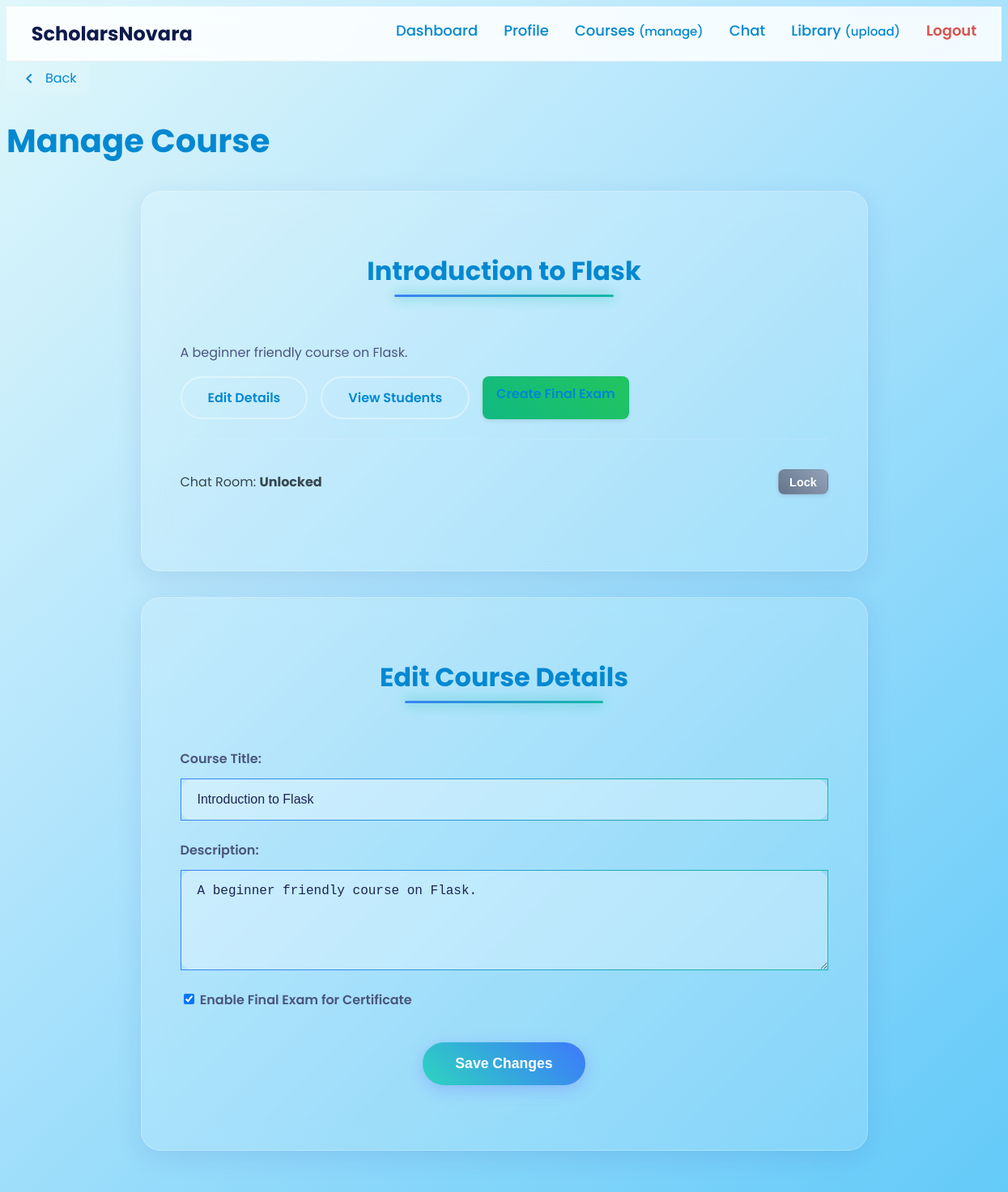
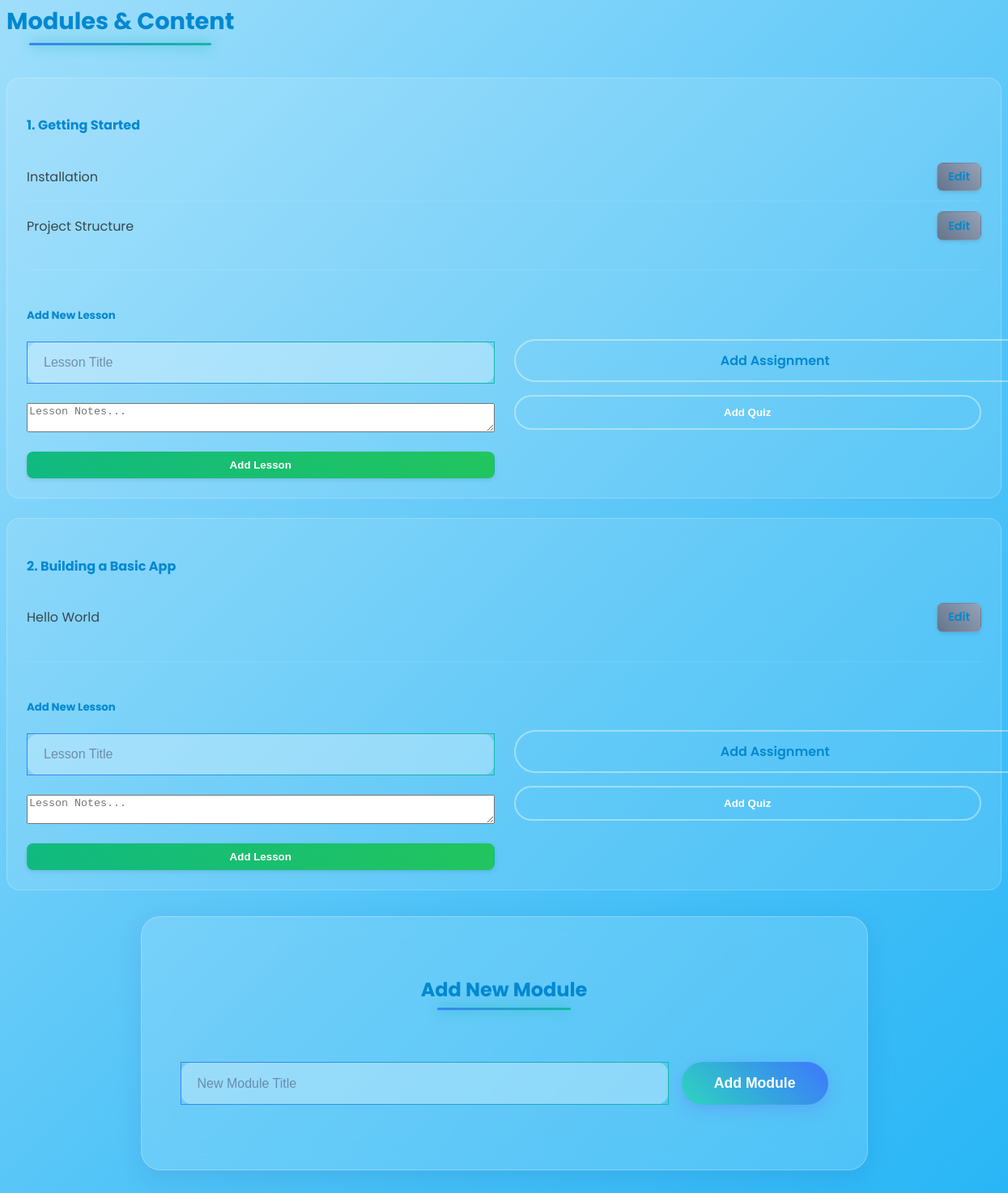
Page /instructor/course/1/manage (signed in) on the committed database (2 pictures, top to bottom).
### models.py (models this page shows, shortened)
class Course(db.Model):
    id = db.Column(db.Integer, primary_key=True)
    created_at = db.Column(db.DateTime, default=datetime.utcnow)
    instructor_id = db.Column(db.Integer, db.ForeignKey('user.id'), nullable=False)
    title = db.Column(db.String(150), nullable=False)
    description = db.Column(db.Text, nullable=True)
    category_id = db.Column(db.Integer, db.ForeignKey('category.id'), nullable=False)
    price_naira = db.Column(db.Integer, nullable=False)
    approved = db.Column(db.Boolean, default=False, nullable=False)
    cover_image = db.Column(db.String(150), nullable=True)
    bank_name = db.Column(db.String(100), nullable=True)
    account_number = db.Column(db.String(20), nullable=True)
    account_name = db.Column(db.String(100), nullable=True)
    extra_instructions = db.Column(db.Text, nullable=True)
    final_exam_enabled = db.Column(db.Boolean, default=True)
    modules = db.relationship('Module', backref='course', lazy='dynamic', cascade="all, delete-orphan")
    comments = db.relationship('Comment', backref='course', lazy='dynamic', cascade="all, delete-orphan")
    enrollments = db.relationship('Enrollment', back_populates='course', lazy='dynamic', cascade="all, delete-orphan")
    final_exam = db.relationship('FinalExam', backref='course', uselist=False, cascade="all, delete-orphan")
    chat_room = db.relationship('ChatRoom', backref='course_room', uselist=False, cascade="all, delete-orphan")

class Module(db.Model):
    id = db.Column(db.Integer, primary_key=True)
    course_id = db.Column(db.Integer, db.ForeignKey('course.id'), nullable=False)
    title = db.Column(db.String(150), nullable=False)
    order = db.Column(db.Integer, nullable=False)
    lessons = db.relationship('Lesson', backref='module', lazy='dynamic', cascade="all, delete-orphan")
    quiz = db.relationship('Quiz', backref='module', uselist=False, cascade="all, delete-orphan")
    assignment = db.relationship('Assignment', backref='module', uselist=False, cascade="all, delete-orphan")

class Lesson(db.Model):
    id = db.Column(db.Integer, primary_key=True)
    module_id = db.Column(db.Integer, db.ForeignKey('module.id'), nullable=False)
    title = db.Column(db.String(150), nullable=False)
    video_url = db.Column(db.String(255), nullable=True)
    drive_link = db.Column(db.String(255), nullable=True)
    notes = db.Column(db.Text, nullable=True)
    completions = db.relationship('LessonCompletion', backref='lesson', lazy='dynamic', cascade="all, delete-orphan")

### instructor_routes.py (the view)
@instructor_bp.route('/course/<int:course_id>/manage', methods=['GET'])
def manage_course(course_id):
    course = Course.query.get_or_404(course_id)
    if course.instructor_id != current_user.id:
        abort(403)
    return render_template('instructor/manage_course.html', course=course)

### instructor_routes.py (called while the page is built)
@instructor_bp.before_request
@login_required
def before_request():
    if current_user.role != 'instructor':
        abort(403) # Forbidden
    if not current_user.approved:
        abort(403)

### templates/instructor/manage_course.html (shortened to what this page needs)
{% extends "base.html" %}
{% block scripts %}
    <link rel="stylesheet" href="{{ url_for('static', filename='css/manage_course.css') }}">
{% endblock %}
{% block content %}
<div class="admin-container">
    <div class="admin-header">
        <a href="{{ url_for('instructor.dashboard') }}" class="back-button">
            <svg xmlns="http://www.w3.org/2000/svg" viewBox="0 0 24 24" fill="currentColor" width="24" height="24">
                <path d="M15.41 7.41L14 6l-6 6 6 6 1.41-1.41L10.83 12z"/>
            </svg>
            Back
        </a>
        <h1>Manage Course</h1>
    </div>
    <div class="form-container-glassy course-overview-card">
        <div class="form-header">
            <h2 class="form-title">{{ course.title }}</h2>
        </div>
        <p class="course-description">{{ course.description }}</p>
        <div class="course-actions">
            <a href="#edit-course-details" class="btn-secondary-glass">Edit Details</a>
            <a href="{{ url_for('instructor.enrolled_students', course_id=course.id) }}" class="btn-secondary-glass">View Students</a>
            {% if course.final_exam_enabled and not course.final_exam %}
                <a href="{{ url_for('instructor.create_exam_step_1', course_id=course.id) }}" class="btn-action btn-action-positive">Create Final Exam</a>
            {% elif course.final_exam %}
                <a href="{{ url_for('instructor.manage_exam', exam_id=course.final_exam.id) }}" class="btn-action btn-action-neutral">Manage Exam</a>
            {% endif %}
        </div>
        <div class="course-settings-flex">
            <p>
                Chat Room:
                <strong>
                    {% if course.chat_room and course.chat_room.is_locked %}Locked{% else %}Unlocked{% endif %}
                </strong>
            </p>
            <form action="{{ url_for('instructor.toggle_course_chat_lock', course_id=course.id) }}" method="post">
                <button type="submit" class="btn-action btn-action-neutral compact-btn">
                    {% if course.chat_room and course.chat_room.is_locked %}Unlock{% else %}Lock{% endif %}
                </button>
            </form>
        </div>
    </div>
    <div id="edit-course-details" class="form-container-glassy">
        <div class="form-header">
            <h2 class="form-title">Edit Course Details</h2>
        </div>
        <form action="{{ url_for('instructor.edit_course', course_id=course.id) }}" method="post">
            <div class="form-group">
                <label for="title">Course Title:</label>
                <input type="text" id="title" name="title" value="{{ course.title }}" required class="input-glassy">
            </div>
            <div class="form-group">
                <label for="description">Description:</label>
                <textarea id="description" name="description" rows="5" class="input-glassy">{{ course.description }}</textarea>
            </div>
            <div class="form-group">
                <div class="radio-group-glassy">
                    <input type="checkbox" name="final_exam_enabled" id="final_exam_enabled" {% if course.final_exam_enabled %}checked{% endif %}>
                    <label for="final_exam_enabled">Enable Final Exam for Certificate</label>
                </div>
            </div>
            <div class="form-actions">
                <button type="submit" class="btn-primary-glass">Save Changes</button>
            </div>
        </form>
    </div>
    <div class="modules-section">
        <div class="form-header" style="text-align: left; margin-bottom: 1.5rem;">
            <h2 class="form-title" style="font-size: 1.8rem;">Modules & Content</h2>
        </div>
        {% for module in course.modules.order_by('order') %}
        <div class="module-manage-item">
            <h4>{{ module.order }}. {{ module.title }}</h4>
            <ul class="lessons-list">
                {% for lesson in module.lessons %}
                <li>
                    <span>{{ lesson.title }}</span>
                    <a href="{{ url_for('instructor.edit_lesson', lesson_id=lesson.id) }}" class="btn-action btn-action-neutral compact-btn">Edit</a>
                </li>
                {% else %}
                <li class="empty-list-item">No lessons in this module yet.</li>
                {% endfor %}
            </ul>
            <div class="add-content-forms">
                <div class="add-lesson-form">
                    <h5>Add New Lesson</h5>
                    <form class="add-lesson-form-js" data-module-id="{{ module.id }}" action="{{ url_for('instructor.add_lesson', module_id=module.id) }}" method="post">
                        <div class="form-group">
                            <input type="text" name="title" placeholder="Lesson Title" required class="input-glassy">
                        </div>
                        <div class="form-group">
                            <textarea name="notes" id="editor-{{ module.id }}" class="ckeditor-textarea" placeholder="Lesson Notes..."></textarea>
                        </div>
                        <button type="submit" class="btn-action btn-action-positive full-width">Add Lesson</button>
                    </form>
                </div>
                <div class="add-assessment-buttons">
                    {% if module.assignment %}
                        <a href="{{ url_for('instructor.review_assignment_submissions', assignment_id=module.assignment.id) }}" class="btn-secondary-glass full-width">Review Assignment</a>
                    {% else %}
                        <a href="#add-assignment-{{module.id}}" class="btn-secondary-glass full-width">Add Assignment</a>
                    {% endif %}
                    {% if module.quiz %}
                        <a href="{{ url_for('instructor.manage_quiz', quiz_id=module.quiz.id) }}" class="btn-secondary-glass full-width">Manage Quiz</a>
                    {% else %}
                        <form action="{{ url_for('instructor.create_quiz', module_id=module.id) }}" method="post" style="display: contents;">
                            <button type="submit" class="btn-secondary-glass full-width">Add Quiz</button>
                        </form>
                    {% endif %}
                </div>
            </div>
        </div>
        {% else %}
        <p>No modules created yet.</p>
        {% endfor %}
        <div class="add-module-form form-container-glassy">
            <div class="form-header">
                <h3 class="form-title" style="font-size:1.5rem;">Add New Module</h3>
            </div>
            <form action="{{ url_for('instructor.add_module', course_id=course.id) }}" method="post" class="add-module-form-inner">
                <input type="text" name="title" placeholder="New Module Title" required class="input-glassy">
                <button type="submit" class="btn-primary-glass">Add Module</button>
            </form>
        </div>
    </div>
</div>
{% endblock %}

### static/css/forms.css (style rules this page uses)
.form-container-glassy { background: rgba(255, 255, 255, 0.15); backdrop-filter: blur(15px); -webkit-backdrop-filter: blur(15px); border: 1px solid rgba(255, 255, 255, 0.25); border-radius: 24px; padding: 3rem 3rem 5rem; max-width: 800px; margin: 2rem auto; box-shadow: 0 8px 32px rgba(31, 38, 135, 0.1); min-height: auto; }
.form-header { text-align: center; margin-bottom: 2.5rem; }
.form-title { font-size: 2.5rem; font-weight: 700; color: #1a2551; display: inline-block; position: relative; padding-bottom: 0.5rem; }
.form-title::after { content: ''; position: absolute; bottom: 0; left: 10%; right: 10%; height: 3px; background: linear-gradient(90deg, #3b82f6, #14b8a6); box-shadow: 0 0 15px #14b8a6; border-radius: 2px; }
.form-group { display: flex; flex-direction: column; }
.form-group label { font-weight: 600; color: #4a557d; margin-bottom: 0.75rem; }
.input-glassy { background: rgba(255, 255, 255, 0.3); border: 1px solid transparent; border-image: linear-gradient(to right, #3b82f6, #14b8a6) 1; border-radius: 16px; padding: 1rem 1.25rem; color: #1a2551; font-size: 1rem; transition: all 0.3s ease; }
.input-glassy::placeholder { color: rgba(74, 85, 125, 0.6); transition: opacity 0.3s ease; }
.btn-primary-glass { background-image: linear-gradient(45deg, #2dd4bf, #3b82f6, #a855f7); background-size: 200% auto; border: none; border-radius: 9999px; color: #fff; font-weight: 700; font-size: 1.1rem; padding: 1rem 2.5rem; cursor: pointer; transition: all 0.4s ease; box-shadow: 0 5px 20px rgba(99, 102, 241, 0.3); animation: pulse-off 2s infinite; }
.btn-secondary-glass { background: transparent; border: 2px solid rgba(255, 255, 255, 0.4); border-radius: 9999px; color: #fff; font-weight: 600; padding: 0.75rem 2rem; cursor: pointer; transition: all 0.3s ease; }
.form-actions { display: flex; justify-content: center; gap: 1.5rem; margin-top: 2.5rem; grid-column: 1 / -1; }
.btn-action { padding: 0.5rem 1rem; border-radius: 8px; font-weight: 600; cursor: pointer; transition: all 0.3s ease; border: 1px solid transparent; box-shadow: 0 2px 5px rgba(0,0,0,0.1); }
.btn-action-positive { background: linear-gradient(45deg, #10b981, #22c55e); color: white; }
.btn-action-neutral { background: linear-gradient(45deg, #64748b, #94a3b8); color: white; }

### static/css/ice_sky_theme.css (style rules this page uses)
body.ice-sky-theme { background: linear-gradient(135deg, #e0f7fa, #b3e5fc, #81d4fa, #4fc3f7, #29b6f6); background-attachment: fixed; font-family: 'Poppins', sans-serif; color: #37474f; }
.ice-sky-theme h1, .ice-sky-theme h2, .ice-sky-theme h3, .ice-sky-theme h4, .ice-sky-theme h5, .ice-sky-theme h6 { color: #0288d1; font-weight: 700; }
.ice-sky-theme h1 { font-size: 2.5rem; margin-bottom: 1rem; }
.ice-sky-theme h2 { font-size: 2rem; margin-bottom: 1rem; }
.ice-sky-theme p { line-height: 1.6; margin-bottom: 1rem; }
.ice-sky-theme a { color: #0288d1; text-decoration: none; transition: color 0.3s ease; }
.ice-sky-theme .form-group { margin-bottom: 1.5rem; }

### rows in the picture
Course: title "Introduction to Flask", description "A beginner friendly course on Flask.", final_exam_enabled "☑"
Module: order "1", title "Getting Started", notes "Lesson Notes..."
Lesson: title "Installation"
Lesson: title "Project Structure"
Module: order "2", title "Building a Basic App", notes "Lesson Notes..."
Lesson: title "Hello World"
